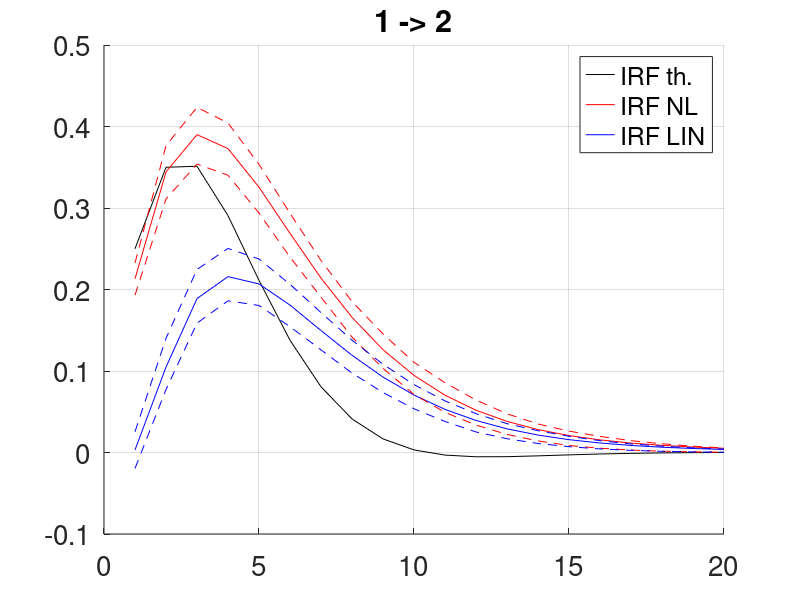
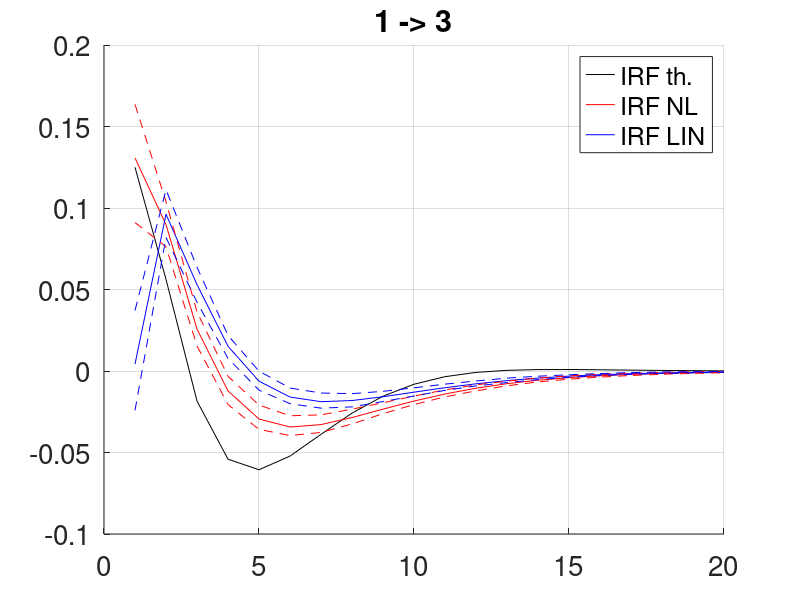

Here is the MATLAB script that generated these plots, in order:
clear all
addpath('./../../../empirical/new_ACI_IP_CO2/_tbx/var_tbx') 
addpath('./../../../empirical/new_ACI_IP_CO2/_tbx/stvar_tbx') 
addpath('./../../../empirical/new_ACI_IP_CO2/_tbx/supportfct') 

IRF_2_NL = csvread('IRF_2_NL_sim.csv',1,1);
IRF_3_NL = csvread('IRF_3_NL_sim.csv',1,1);

IRF_2_LIN = csvread('IRF_2_LIN_sim.csv',1,1);
IRF_3_LIN = csvread('IRF_3_LIN_sim.csv',1,1);

IRF_2_true = csvread('IRF_2_true_sim.csv',1,1);
IRF_3_true = csvread('IRF_3_true_sim.csv',1,1);

 
 f= figure
 hold on
 plot(IRF_2_true,'k');
title('1 -> 2')
 
plot(IRF_2_NL(:,1),'r');
plot(IRF_2_LIN(:,1),'b');
plot(IRF_2_NL(:,2),'r--');
plot(IRF_2_NL(:,3),'r--');

plot(IRF_2_LIN(:,2),'b--');
plot(IRF_2_LIN(:,3),'b--');

grid on
legend('IRF th.','IRF NL','IRF LIN')
set(gca,'FontSize',20)
 
 
 f= figure
 hold on
plot(IRF_3_true,'k');
title('1 -> 3')
hold on 
plot(IRF_3_NL(:,1),'r');
plot(IRF_3_LIN(:,1),'b');
plot(IRF_3_NL(:,2),'r--');
plot(IRF_3_NL(:,3),'r--');

plot(IRF_3_LIN(:,2),'b--');
plot(IRF_3_LIN(:,3),'b--');

grid on
legend('IRF th.','IRF NL','IRF LIN')
set(gca,'FontSize',20)
 
 

 
 
